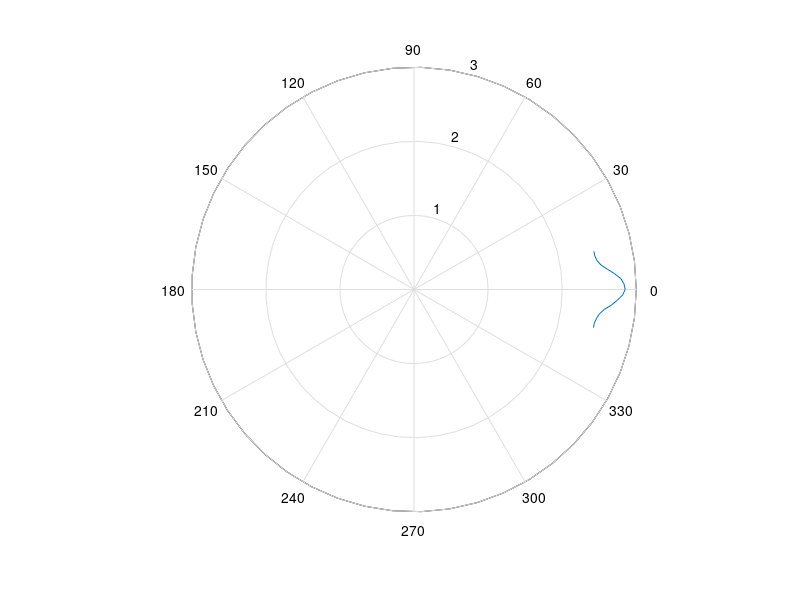

Write MATLAB code to recreate this figure. (Note: this script raises an error after producing the figure.)
clear all
close all
clc

%% riporto i valori
theta = linspace(-pi/15, pi/15, 17); % i plot dei grafici polari richiedono i valori in radianti
voltage = [2.476 2.476 2.494 2.524 2.582 2.674 2.748 2.818 2.85 2.836 ...
    2.796 2.716 2.624 2.544 2.5 2.482 2.482];

%% assi che individuano lo spicchio di nostro interesse
x = [0 -pi/15];
y = [0 3];

z = [0 pi/15];
w = [0 3];

%% curve per i valori a regime
a = linspace(-pi/15, -pi, 12);
b = 2.49.*1.^(1:12);

c = linspace (pi/15, pi, 12);
d =2.49.*1.^(1:12);

%% grafici
figure(1)
PolarGraph = polar(theta,voltage);
PolarGraph.LineStyle ="-";
PolarGraph.Color = [0.4940 0.1840 0.5560];
PolarGraph.Marker = "hexagram";
PolarGraph.LineWidth = 1;
hold on
polar(x,y, 'k-')
polar(z,w, 'k-')
A = polar(a,b)
B = polar(c,d)
A.Color = [0.4940 0.1840 0.5560];
A.LineWidth = 1;
A.Color = [0.4940 0.1840 0.5560];
B.Color = [0.4940 0.1840 0.5560];
B.LineWidth = 1;

%% caratteristiche titolo
[t,s] = title ('Rate of change of the voltage with respect to degree, North pole','Distance set at 1.5 cm, \theta variable')
t.FontSize = 16;
s.FontAngle='italic';
